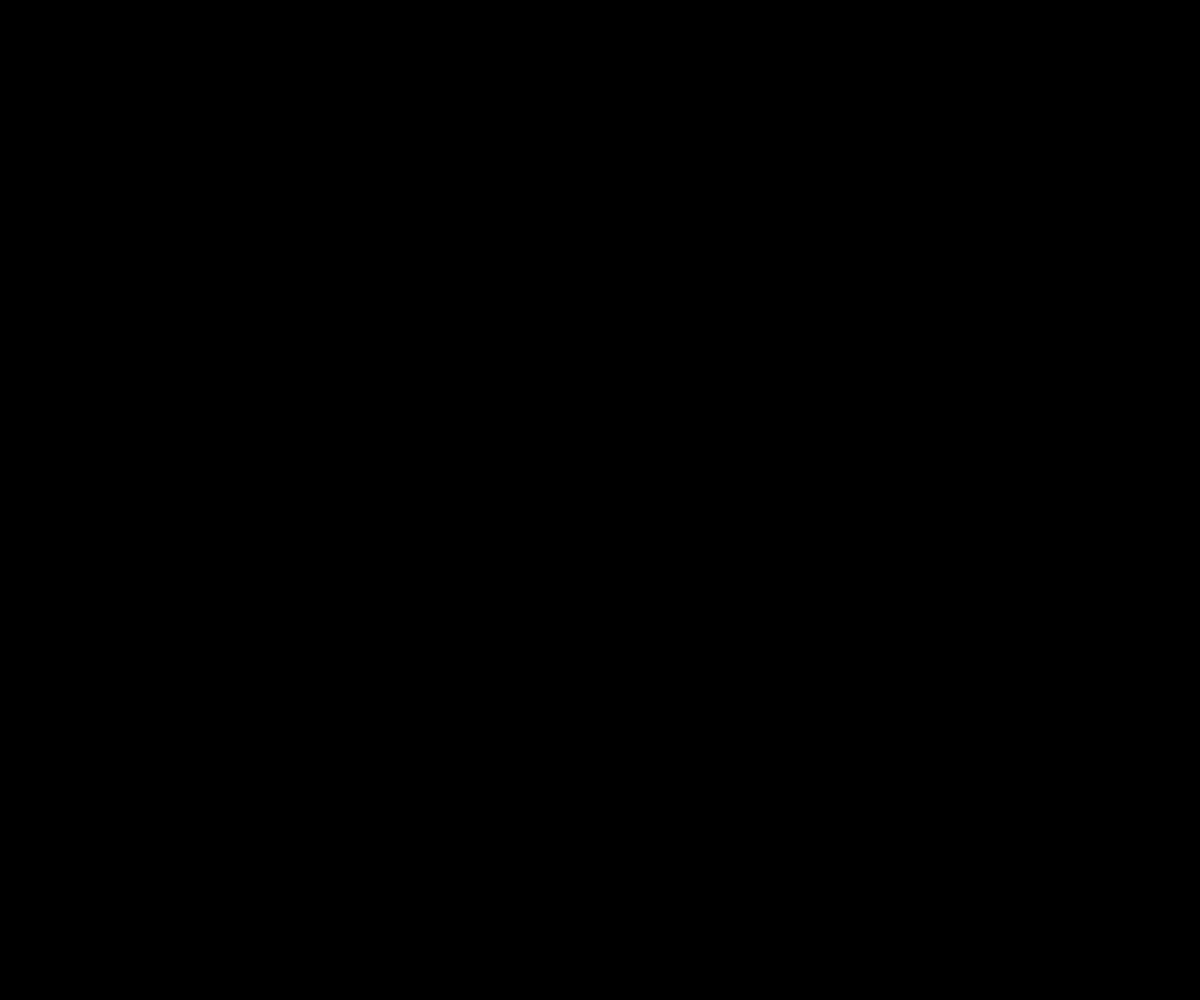
Frame 1 (no input)
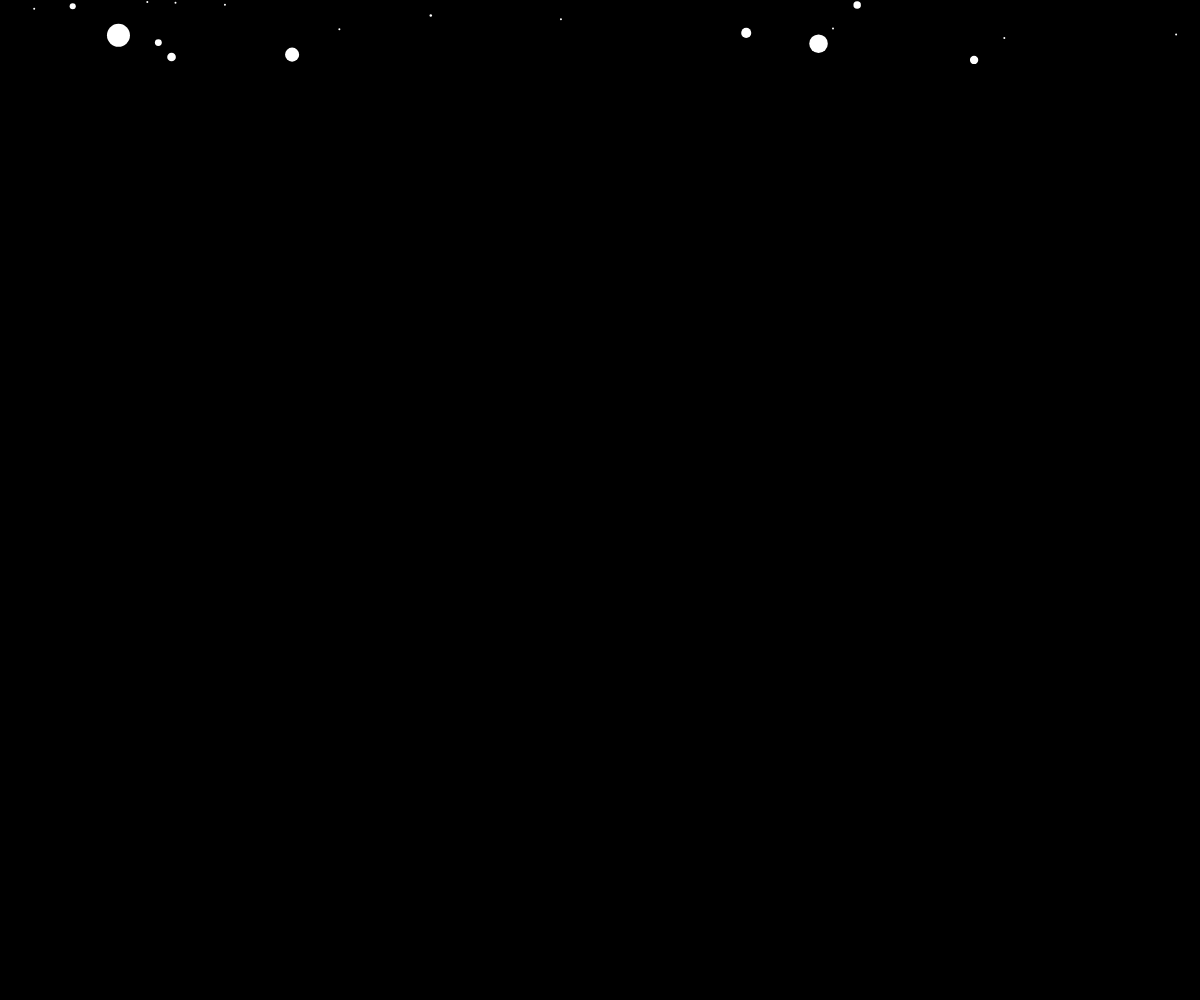
Frame 60 (no input)
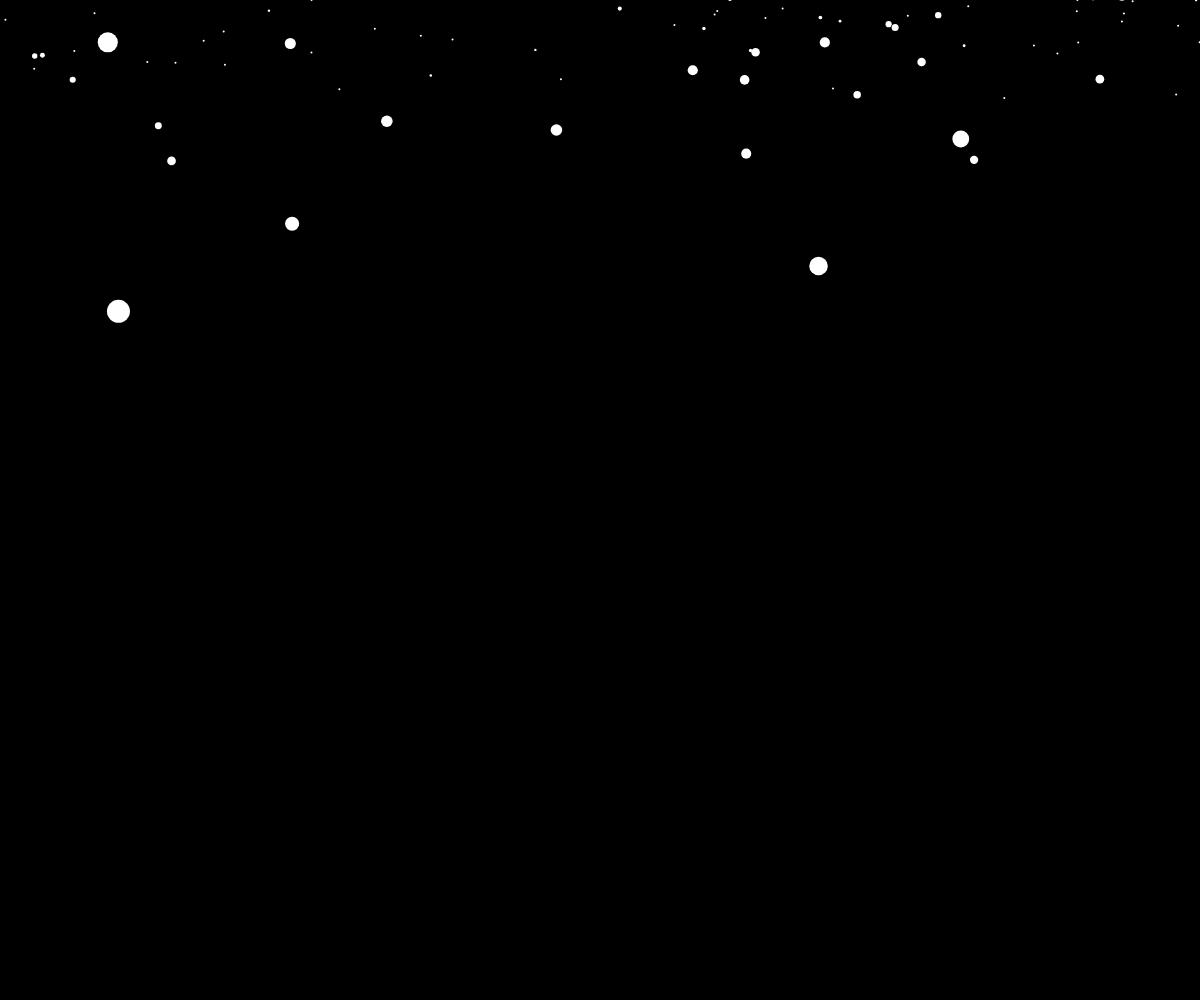
Frame 120 (the mouse pressed at the canvas centre since frame 60)

The p5.js sketch that drew these frames (run headless with seeded random() and noise() and a simulated clock; from frame 60 on, the mouse is pressed at the canvas centre):

// p5.js sketch
// ── sketch.js
function getRandomSize() {
    let r = randomGaussian() * 2.2;
     return constrain(abs(r * r), 2, 36);
   }
   
   class Snowflake{
    
     constructor(){
       let x = random(width);
       let y = random(-100, -10);
       this.pos = createVector(x, y);
       this.vel = createVector(0, 0);
       this.acc = createVector();
       this.r = getRandomSize();
      
     }
    
     applyForce(force) {
       //Paralax effect haxxx
       let f = force.copy();
       f.mult(this.r);
      
       //let f = force.copy();
       //f.div(this.mass);
       this.acc.add(f);
     }
    
     update() {
      
      
       this.vel.add(this.acc);
       this.vel.limit(this.r * 0.2);
      
       if (this.vel.mag() < 1) {
         this.vel.normalize();
       }
      
       this.pos.add(this.vel);
       this.acc.mult(0);
      
     }
    
     render() {
       stroke(255);
       strokeWeight(this.r);
       point(this.pos.x, this.pos.y);
     }
    
     offScreen() {
       return (this.pos.y > height + this.r);
     }
   }
   
   
// ── snowflake.js
let snow = [];
let gravity;

function setup() {
  createCanvas(windowWidth, windowHeight);
  gravity = createVector(0, 0.005);
 
 
}

function draw() {
  background(0);
   snow.push(new Snowflake());
 
  for (flake of snow){
    flake.applyForce(gravity);
    flake.update();
    flake.render();
  }
 
  for (let i = snow.length - 1; i >= 0; i--) {
    if (snow[i].offScreen()) {
      snow.splice(i, 1);
    }
  }

}
